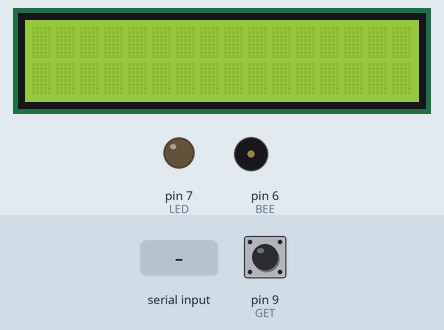
This sketch was run on a simulated Arduino Uno, built with avr-gcc and run on an emulated ATmega328P. Shown: 16×2 character LCD, output pins drawn as LEDs (lit = HIGH), buzzer (waves = sounding). Inputs (shaded band) come from the test bench; at power-on: pin 9 (GET) HIGH.

Above: at 1.2 s.
1.3 s: "1" received over Serial
At 2.5 s:
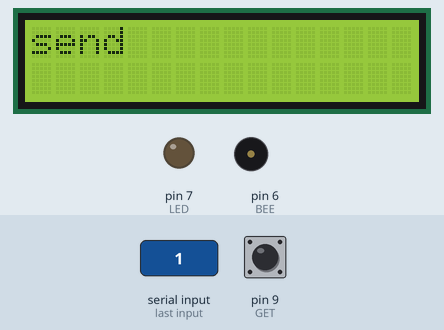
At 8.9 s:
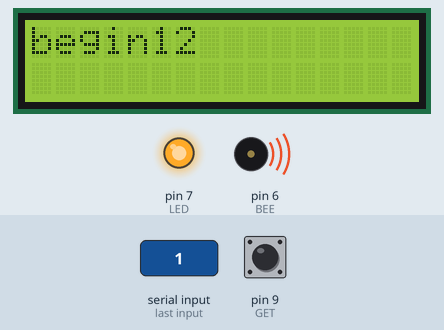
Timing chart, 0 to 24.7 s (numbered marks = the images above; inputs shaded):
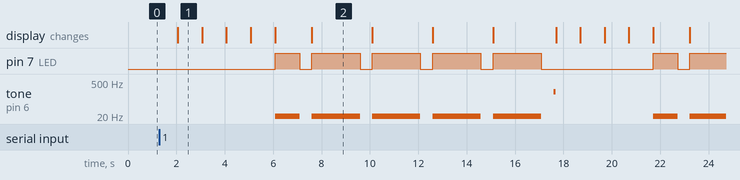

Measured:
- after the input at 1.3 s, pin 7 (LED): goes HIGH 1.0 s, 4 × (LOW 0.50 s, HIGH 2.0 s), LOW 4.6 s, HIGH 1.0 s, LOW 0.50 s, then HIGH, starting after 4.8 s; tone on pin 6 (BEE): plays 20 Hz for 1.0 s, 20 Hz for 2.0 s, 20 Hz for 2.0 s, 20 Hz for 2.0 s, 20 Hz for 2.0 s, 200 Hz for 0.10 s … (8 notes in this stretch), starting after 4.8 s
- what the display in image 1 shows lasts 1.0 s, from 2.1 s to 3.1 s

The sketch:

MOS.ino
```cpp
#include <LiquidCrystal.h>
const int rs = 12, en = 11, d4 = 5, d5 = 4, d6 = 3, d7 = 2;
LiquidCrystal lcd(rs, en, d4, d5, d6, d7);//LCD屏幕初始化
int LED=7;
int BEE=6;
int GET=9;//电平接收脚
int data=1,disp=0,i,j,re;//data为9脚接收到的电平，disp为发送的字符在mosdecode中的序号，ij为for循环中计数用，re为发送数据对应的mosdecode
int decodeElement[5]={0,0,0,0,0};//用来接收摩斯电码
int digit[5];//用来放发送的数据对应的mosdecode的每一位
char readchar;//串口发送的数据
bool receive,flag=1,f;//标志位
unsigned long code;//接收的摩斯电码
const char mos[]={'A','B','C','D','E','F','G','H','I','J','K','L','M','N','O','P','Q','R','S','T','U','V','W','X','Y','Z','0','1','2','3','4','5','6','7','8','9'};//明码
unsigned long mosdecode[]={12333,21113,21213,21133,13333,11213,
                          22133,1113,11333,12223,21233,12113,
                          22333,21333,22233,12213,22123,12133,
                          11133,23333,11233,11123,1223,21123,21223,22113,
                          22222,12222,11222,11122,11112,11111,
                          21111,22111,22211,22221,33333};//密码

void setup() {
  // put your setup code here, to run once:
lcd.begin(16, 2);
Serial.begin(9600);
pinMode(LED,OUTPUT);
pinMode(BEE,OUTPUT);
pinMode(GET,INPUT_PULLUP);
}

void loop() {
  readchar=Serial.read(); //从串口发送数据
  //readchar='C';//仿真中没有串口，模拟串口
  disp=readchar>57?readchar-65:readchar-22;//计算需要发送的数据的序号
  delay(500);

  while(disp>=0&disp<37){//当序号是有效的时候，进入发送环节
    lcd.print("send");
    delay(1000);
    lcd.clear();
    lcd.print("readchar=");
    lcd.print(readchar);//打印明码
    delay(1000);
    lcd.clear();

    lcd.print("disp=");//打印序号
    lcd.print(disp);
    delay(1000);
    lcd.clear();

    re=mosdecode[disp];//打印对应密码
    lcd.print("re=");
    lcd.print(re);
    delay(1000);
    lcd.clear();

    for(i=4;i>=0;i--){
      lcd.print("i=");
      lcd.print(i);
      digit[i]=re%10;//一位位取出密码
      re=re/10;
      // lcd.print(digit[i]);
      // delay(1000);
      lcd.clear();
    }

    lcd.print("begin");

    for(j=0;j<5;j++) {
      switch(digit[j]){
        case 1:lcd.print(digit[j]);digitalWrite(LED,HIGH);tone(BEE,20,1000);delay(1000);digitalWrite(LED,LOW);noTone(BEE);delay(500);break;//蜂鸣器响1s，小灯亮1s
        case 2:lcd.print(digit[j]);digitalWrite(LED,HIGH);tone(BEE,20,2000);delay(2000);digitalWrite(LED,LOW);noTone(BEE);delay(500);break;//蜂鸣器响2s，小灯亮2s
        case 3:lcd.print(digit[j]);delay(500);digitalWrite(LED,LOW);disp=10086;lcd.clear();break;//3是为了补齐所有mosdecode加入的无意义数
        default:lcd.print(digit[j]);delay(500);digitalWrite(LED,LOW);disp=10086;lcd.clear();break;
      }
    }
    tone(6,200,100);//短促蜂鸣器响，以示结束
    delay(100);
    noTone(6);
  }
  while(disp<0||disp>36){//输入字符非法时，默认回到第36位33333
    digitalWrite(LED,LOW);
    disp=36;
  }

data=digitalRead(GET);//循环扫描输入口
receive=((data==0)||(decodeElement[0]!=0));//如果开始输入，或者已经接收到值，receive=1
// lcd.print(disp);//调试用
// lcd.print(data);
// lcd.print(decodeElement[0]);
// lcd.print(receive);
delay(1000);

while(receive){
  lcd.print("receive");
  delay(1000);
  lcd.clear();
  for(j=0;j<5;j++){
    //  lcd.print("come in");
    while(1){//目的是让没有输入数据时，j不自增，停在循环中等下一个电平信号输入
      i=0;
      data=digitalRead(GET);
      flag=(i==0)&(data==0);
    //  lcd.print(i);
    //  lcd.print(data);
    // lcd.print(flag);
    //  lcd.print("come in");
      delay(1000);
      if(flag==1)break;
      lcd.clear();
    }
    //  lcd.clear();
    //  lcd.print("out");
    while(flag==1){//每接收到一个低电平，i加一，蜂鸣器响一下，
      tone(BEE,20,1000);
      i++;
      lcd.print(i);
      delay(500);
      lcd.print(data);
      delay(1000);
      noTone(BEE);
      data=digitalRead(GET);
      data==0?flag=1:flag=0;
      lcd.print(flag);
    }

    flag=0;
    //将输入的低电平数存入decodeElement
    switch(i){
      case 1:decodeElement[j]=1;lcd.print("FA");lcd.print("j=");lcd.print(j);lcd.print(decodeElement[j]);delay(1000);lcd.clear();break;
      case 2:decodeElement[j]=2;lcd.print("FA");lcd.print("j=");lcd.print(j);lcd.print(decodeElement[j]);delay(1000);lcd.clear();break;
      case 3:decodeElement[j]=3;lcd.print("FA");lcd.print("j=");lcd.print(j);lcd.print(decodeElement[j]);delay(1000);lcd.clear();break;
    }

  }
  break;
}

  while(decodeElement[4]!=0){
    //lcd.print("MA");
    code=0;
    for(j=0;j<5;j++){
    //lcd.print(decodeElement[j]);
    code=code*10+decodeElement[j];//计算输入的密码
    //Serial.print(decodeElement[j]);
    decodeElement[j]=0;
  }

  lcd.print("code=");
  lcd.print(code);
  delay(2000);
  lcd.clear();
  f=0;
  while(code!=0){
    for(i=0;i<37;i++){
      while(mosdecode[i]==code){ //遍历寻找对应的明码并输出
      f=1;
      lcd.print(mos[i]);
      break;
      }
   }
  code=0;
  f==1?lcd.print("yes"):lcd.print("no");//如果输入的密码并不能找到对应明文，则显示no
  }
  delay(2000);
  lcd.clear();
}
}
```
